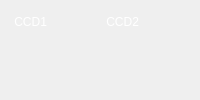
           <widget class="QWidget" name="page_2">
            <layout class="QHBoxLayout" name="horizontalLayout_2">
             <item>
              <widget class="QWidget" name="widget_p2" native="true">
               <widget class="QLabel" name="label_p2">
                <property name="geometry">
                 <rect>
                  <x>0</x>
                  <y>0</y>
                  <width>54</width>
                  <height>21</height>
                 </rect>
                </property>
                <property name="styleSheet">
                 <string notr="true">color: rgb(255, 255, 255);</string>
                </property>
                <property name="text">
                 <string> CCD1</string>
                </property>
               </widget>
               <widget class="QPushButton" name="pushButton_p2_3">
                <property name="geometry">
                 <rect>
                  <x>410</x>
                  <y>0</y>
                  <width>28</width>
                  <height>24</height>
                 </rect>
                </property>
                <property name="sizePolicy">
                 <sizepolicy hsizetype="Fixed" vsizetype="Fixed">
                  <horstretch>0</horstretch>
                  <verstretch>0</verstretch>
                 </sizepolicy>
                </property>
                <property name="styleSheet">
                 <string notr="true">color: rgb(255, 255, 255);</string>
                </property>
                <property name="text">
                 <string/>
                </property>
                <property name="icon">
                 <iconset resource="../resource.qrc">
                  <normaloff>:/run/icon/run.png</normaloff>:/run/icon/run.png</iconset>
                </property>
               </widget>
               <widget class="QPushButton" name="pushButton_p2_1">
                <property name="geometry">
                 <rect>
                  <x>350</x>
                  <y>0</y>
                  <width>60</width>
                  <height>24</height>
                 </rect>
                </property>
                <property name="sizePolicy">
                 <sizepolicy hsizetype="Fixed" vsizetype="Fixed">
                  <horstretch>0</horstretch>
                  <verstretch>0</verstretch>
                 </sizepolicy>
                </property>
                <property name="minimumSize">
                 <size>
                  <width>0</width>
                  <height>24</height>
                 </size>
                </property>
                <property name="maximumSize">
                 <size>
                  <width>60</width>
                  <height>24</height>
                 </size>
                </property>
                <property name="styleSheet">
                 <string notr="true">color: rgb(255, 255, 255);</string>
                </property>
                <property name="text">
                 <string>图像编译</string>
                </property>
                <property name="autoRepeatDelay">
                 <number>300</number>
                </property>
                <property name="autoRepeatInterval">
                 <number>100</number>
                </property>
                <property name="autoDefault">
                 <bool>false</bool>
                </property>
                <property name="default">
                 <bool>false</bool>
                </property>
               </widget>
               <widget class="QLabel" name="label_p2_central">
                <property name="geometry">
                 <rect>
                  <x>3</x>
                  <y>171</y>
                  <width>441</width>
                  <height>294</height>
                 </rect>
                </property>
                <property name="text">
                 <string>TextLabel</string>
                </property>
               </widget>
               <zorder>label_p2_central</zorder>
               <zorder>label_p2</zorder>
               <zorder>pushButton_p2_3</zorder>
               <zorder>pushButton_p2_1</zorder>
              </widget>
             </item>
             <item>
              <widget class="QWidget" name="widget_p3" native="true">
               <widget class="QLabel" name="label_p3">
                <property name="geometry">
                 <rect>
                  <x>0</x>
                  <y>0</y>
                  <width>54</width>
                  <height>21</height>
                 </rect>
                </property>
                <property name="styleSheet">
                 <string notr="true">color: rgb(255, 255, 255);</string>
                </property>
                <property name="text">
                 <string> CCD2</string>
                </property>
               </widget>
               <widget class="QPushButton" name="pushButton_p3_3">
                <property name="geometry">
                 <rect>
                  <x>410</x>
                  <y>0</y>
                  <width>28</width>
                  <height>24</height>
                 </rect>
                </property>
                <property name="sizePolicy">
                 <sizepolicy hsizetype="Fixed" vsizetype="Fixed">
                  <horstretch>0</horstretch>
                  <verstretch>0</verstretch>
                 </sizepolicy>
                </property>
                <property name="styleSheet">
                 <string notr="true">color: rgb(255, 255, 255);</string>
                </property>
                <property name="text">
                 <string/>
                </property>
                <property name="icon">
                 <iconset resource="../resource.qrc">
                  <normaloff>:/run/icon/run.png</normaloff>:/run/icon/run.png</iconset>
                </property>
               </widget>
               <widget class="QPushButton" name="pushButton_p3_1">
                <property name="geometry">
                 <rect>
                  <x>350</x>
                  <y>0</y>
                  <width>60</width>
                  <height>24</height>
                 </rect>
                </property>
                <property name="sizePolicy">
                 <sizepolicy hsizetype="Fixed" vsizetype="Fixed">
                  <horstretch>0</horstretch>
                  <verstretch>0</verstretch>
                 </sizepolicy>
                </property>
                <property name="minimumSize">
                 <size>
                  <width>0</width>
                  <height>24</height>
                 </size>
                </property>
                <property name="maximumSize">
                 <size>
                  <width>60</width>
                  <height>24</height>
                 </size>
                </property>
                <property name="styleSheet">
                 <string notr="true">color: rgb(255, 255, 255);</string>
                </property>
                <property name="text">
                 <string>图像编译</string>
                </property>
                <property name="autoRepeatDelay">
                 <number>300</number>
                </property>
                <property name="autoRepeatInterval">
                 <number>100</number>
                </property>
                <property name="autoDefault">
                 <bool>false</bool>
                </property>
                <property name="default">
                 <bool>false</bool>
                </property>
               </widget>
               <widget class="QLabel" name="label_p3_central">
                <property name="geometry">
                 <rect>
                  <x>0</x>
                  <y>150</y>
                  <width>441</width>
                  <height>294</height>
                 </rect>
                </property>
                <property name="text">
                 <string>TextLabel</string>
                </property>
               </widget>
               <zorder>label_p3_central</zorder>
               <zorder>label_p3</zorder>
               <zorder>pushButton_p3_3</zorder>
               <zorder>pushButton_p3_1</zorder>
              </widget>
             </item>
            </layout>
           </widget>
